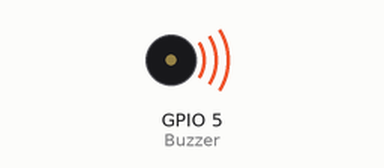
This program was run on a simulated Raspberry Pi (BCM pin numbers). Shown: buzzer (waves = sounding, pin HIGH).

Above: at 1.0 s.
At 3.0 s:
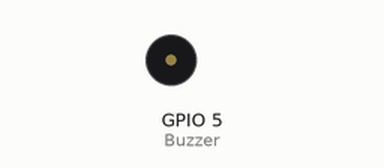
Timing chart, 0 to 5.2 s (numbered marks = the images above):
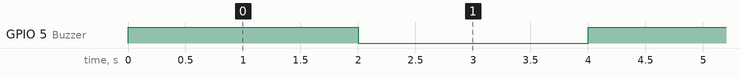

Measured:
- by itself, GPIO 5 (Buzzer): alternates HIGH for 2.0 s and LOW for 2.0 s

The program:

Buzzer.py
```python
import RPi.GPIO as GPIO
import time
GPIO.setmode(GPIO.BCM)
GPIO.setwarnings(False)

Buzzer = 5

GPIO.setup(Buzzer, GPIO.OUT)
GPIO.output(Buzzer, GPIO.LOW)

while(True):
    GPIO.output(Buzzer, GPIO.HIGH)
    time.sleep(2)
    GPIO.output(Buzzer, GPIO.LOW)
    time.sleep(2)
```
